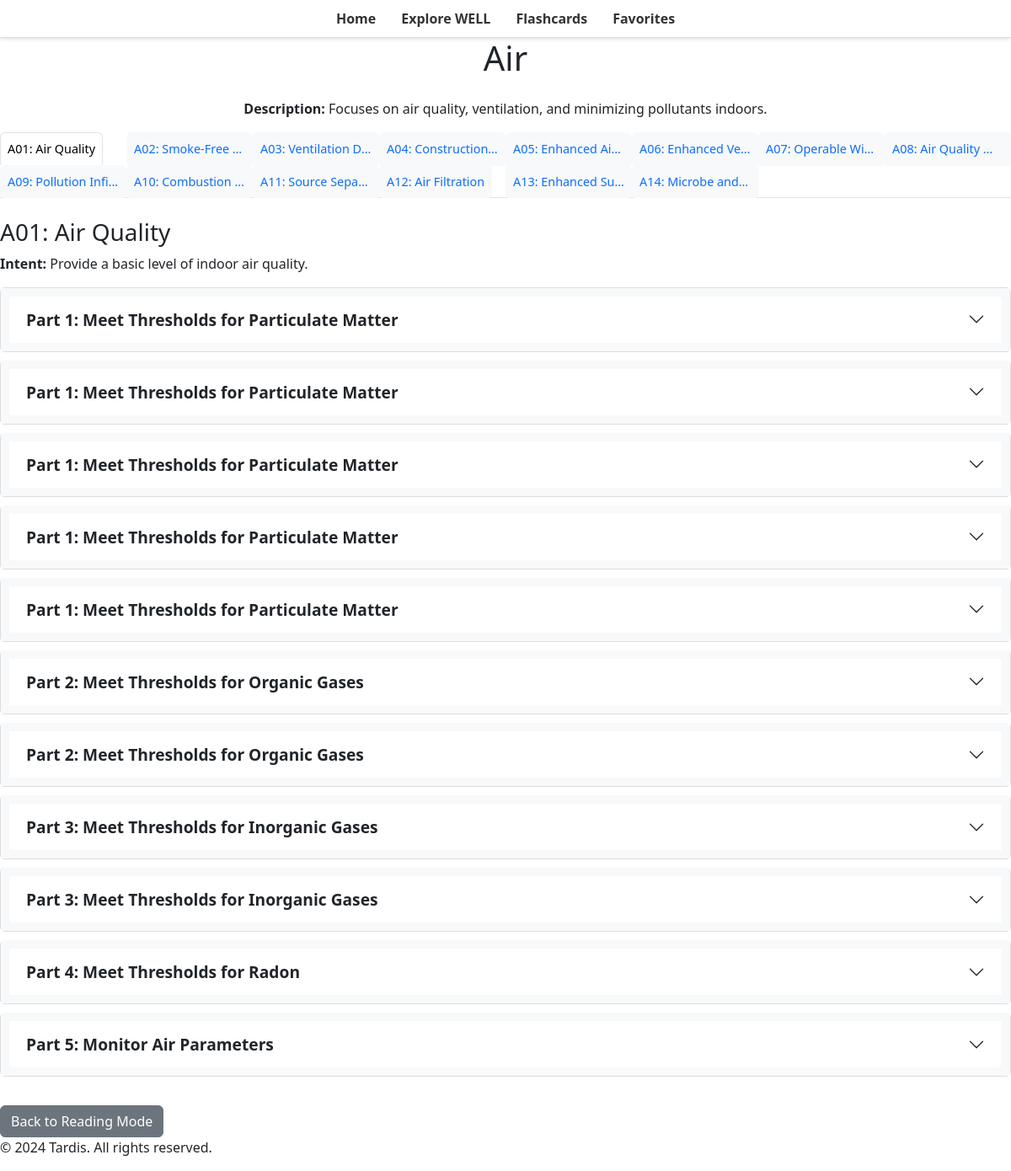
/reading-mode/concept/1, run on the app's committed database.
### reading_mode/models.py (models this page shows)
class Concept_class(db.Model):
    __tablename__ = 'concepts_table'
    id = db.Column(db.Integer, primary_key=True)
    name = db.Column(db.String(255), nullable=False, unique=True)
    description = db.Column(db.Text)
    features = db.relationship('Feature_class', backref='concept', lazy=True)

class Feature_class(db.Model):
    __tablename__ = 'features_table'
    id = db.Column(db.Integer, primary_key=True)
    concept_id = db.Column(db.Integer, db.ForeignKey('concepts_table.id'), nullable=False, index=True)
    name = db.Column(db.String(255), nullable=False)
    intent = db.Column(db.Text, nullable=True)
    parts = db.relationship('FeaturePart_class', backref='feature', lazy=True)

class FeaturePart_class(db.Model):
    __tablename__ = 'feature_parts_table'
    id = db.Column(db.Integer, primary_key=True)
    feature_id = db.Column(db.Integer, db.ForeignKey('features_table.id'), nullable=False)
    part = db.Column(db.String(255))
    space = db.Column(db.String(255))
    option = db.Column(db.String(255))
    requirement = db.Column(db.String(255))

### reading_mode/routes.py (the view)
@reading_mode_bp.route('/concept/<int:concept_id>')
def concept_details(concept_id):
    concept = Concept_class.query.get_or_404(concept_id)
    features = Feature_class.query.filter_by(concept_id=concept_id).all()
    '''
    # Debugging to confirm retrieved data
    print(f"Concept: {concept.name}")
    print(f"Features: {features}")
    '''
    feature_data = []
    for feature in features:
        parts = [
            {
                "part": part.part,
                "space": part.space,
                "option": part.option,
                "requirement": part.requirement,
            }
            for part in feature.parts
        ]
        feature_data.append({"name": feature.name, "intent": feature.intent, "parts": parts})
    grouped_data = {concept.name: feature_data}
    '''
    # Debugging to confirm grouped_data structure
    # Debugging output
    print(f"Concept: {concept.name}")
    print(f"Feature Data: {feature_data}")
    '''
    return render_template('reading_mode/concept_details.html', concept=concept, features=feature_data)

### reading_mode/templates/reading_mode/concept_details.html (shortened to what this page needs)
{% extends 'base.html' %}
{% block content %}
<h1 class="text-center mb-4">{{ concept.name }}</h1>
<p class="text-center"><strong>Description:</strong> {{ concept.description }}</p>
{% if features and features|length > 0 %}
<ul class="nav nav-tabs mb-4" id="featureTabs" role="tablist" style="display: flex; flex-wrap: wrap;">
    {% for feature in features %}
    <li class="nav-item" role="presentation" style="flex: 1 1 auto; max-width: 150px;">
        <button class="nav-link {% if loop.first %}active{% endif %}"
                id="feature-{{ feature.name|replace(' ', '-') }}-tab"
                data-bs-toggle="tab"
                data-bs-target="#feature-{{ feature.name|replace(' ', '-') }}"
                type="button"
                role="tab"
                aria-controls="feature-{{ feature.name|replace(' ', '-') }}"
                aria-selected="{{ 'true' if loop.first else 'false' }}">
            <span class="tab-text" title="{{ feature.name }}">{{ feature.name }}</span>
        </button>
    </li>
    {% endfor %}
</ul>
<div class="tab-content" id="featureTabContent">
    {% for feature in features %}
    <div class="tab-pane fade {% if loop.first %}show active{% endif %}"
         id="feature-{{ feature.name|replace(' ', '-') }}"
         role="tabpanel"
         aria-labelledby="feature-{{ feature.name|replace(' ', '-') }}-tab">
        <h3>{{ feature.name }}</h3>
        <p><strong>Intent:</strong> {{ feature.intent }}</p>
        <div class="accordion" id="accordion-{{ feature.name|replace(' ', '-') }}">
            {% for part in feature.parts %}
            <div class="accordion-item">
                <h2 class="accordion-header" id="heading-{{ loop.index }}">
                    <button class="accordion-button collapsed"
                            type="button"
                            data-bs-toggle="collapse"
                            data-bs-target="#collapse-{{ loop.index }}"
                            aria-expanded="false"
                            aria-controls="collapse-{{ loop.index }}">
                        {{ part.part }}
                    </button>
                </h2>
            </div>
            {% endfor %}
        </div>
    </div>
    {% endfor %}
</div>
{% else %}
<p>No features available for this concept.</p>
{% endif %}
<a href="{{ url_for('reading_mode.reading_mode_home') }}" class="btn btn-secondary mt-4">Back to Reading Mode</a>
{% endblock %}

### static/css/style.css (style rules this page uses)
body { font-family: 'Inter', sans-serif; color: #333; background-color: #f5f5f5; margin: 0; padding: 0; line-height: 1.6; }
.accordion-button { font-weight: bold; color: #007bff; }
.accordion-button::after { transform: rotate(90deg); }
.accordion-button.collapsed { color: #212529; }
.accordion-button.collapsed::after { transform: rotate(0deg); }
.accordion .accordion-item { border: 1px solid #ddd; border-radius: 5px; margin-bottom: 10px; }
.accordion .accordion-header { background-color: #f8f9fa; font-weight: bold; padding: 10px; }
.accordion .accordion-button { font-size: 1.2rem; }
.btn { display: inline-block; padding: 10px 20px; font-size: 16px; text-decoration: none; color: white; background-color: #007bff; border-radius: 5px; border: none; cursor: pointer; text-align: center; }
.nav-tabs .nav-item { flex: 1; }
.nav-tabs .nav-link { display: flex; justify-content: center; align-items: center; text-align: center; white-space: nowrap; overflow: hidden; text-overflow: ellipsis; max-width: 100%; background-color: #f8f9fa; border: 1px solid #ddd; border-radius: 0.25rem 0.25rem 0 0; padding: 0.5rem; transition: background-color 0.2s, color 0.2s; }
.nav-tabs .nav-link.active { background-color: #007bff; color: #fff; border-color: #007bff #007bff #fff; }
.nav-tabs { display: flex; flex-wrap: wrap; }
.nav-tabs .nav-item { flex: 1 1 auto; max-width: 150px; text-align: center; }
.nav-tabs .nav-link { display: block; white-space: nowrap; text-overflow: ellipsis; overflow: hidden; background-color: #f8f9fa; border: 1px solid #ddd; border-radius: 0.25rem; transition: background-color 0.2s, color 0.2s; font-size: 0.9rem; padding: 0.5rem; cursor: pointer; }

### data on the page
Concept_class: name "Air", description "Focuses on air quality, ventilation, and minimizing pollutants indoors."
Feature_class: name "A01: Air Quality", intent "Provide a basic level of indoor air quality."
Feature_class: name "A02: Smoke-Free…"
Feature_class: name "A03: Ventilation D…"
Feature_class: name "A04: Construction…"
Feature_class: name "A05: Enhanced Ai…"
Feature_class: name "A06: Enhanced Ve…"
Feature_class: name "A07: Operable Wi…"
Feature_class: name "A08: Air Quality…"
Feature_class: name "A09: Pollution Infi…"
Feature_class: name "A10: Combustion…"
Feature_class: name "A11: Source Sepa…"
Feature_class: name "A12: Air Filtration"
Feature_class: name "A13: Enhanced Su…"
Feature_class: name "A14: Microbe and…"
FeaturePart_class: part "Part 1: Meet Thresholds for Particulate Matter"
FeaturePart_class: part "Part 1: Meet Thresholds for Particulate Matter"
FeaturePart_class: part "Part 1: Meet Thresholds for Particulate Matter"
FeaturePart_class: part "Part 1: Meet Thresholds for Particulate Matter"
FeaturePart_class: part "Part 1: Meet Thresholds for Particulate Matter"
FeaturePart_class: part "Part 2: Meet Thresholds for Organic Gases"
FeaturePart_class: part "Part 2: Meet Thresholds for Organic Gases"
FeaturePart_class: part "Part 3: Meet Thresholds for Inorganic Gases"
FeaturePart_class: part "Part 3: Meet Thresholds for Inorganic Gases"
FeaturePart_class: part "Part 4: Meet Thresholds for Radon"
FeaturePart_class: part "Part 5: Monitor Air Parameters"
